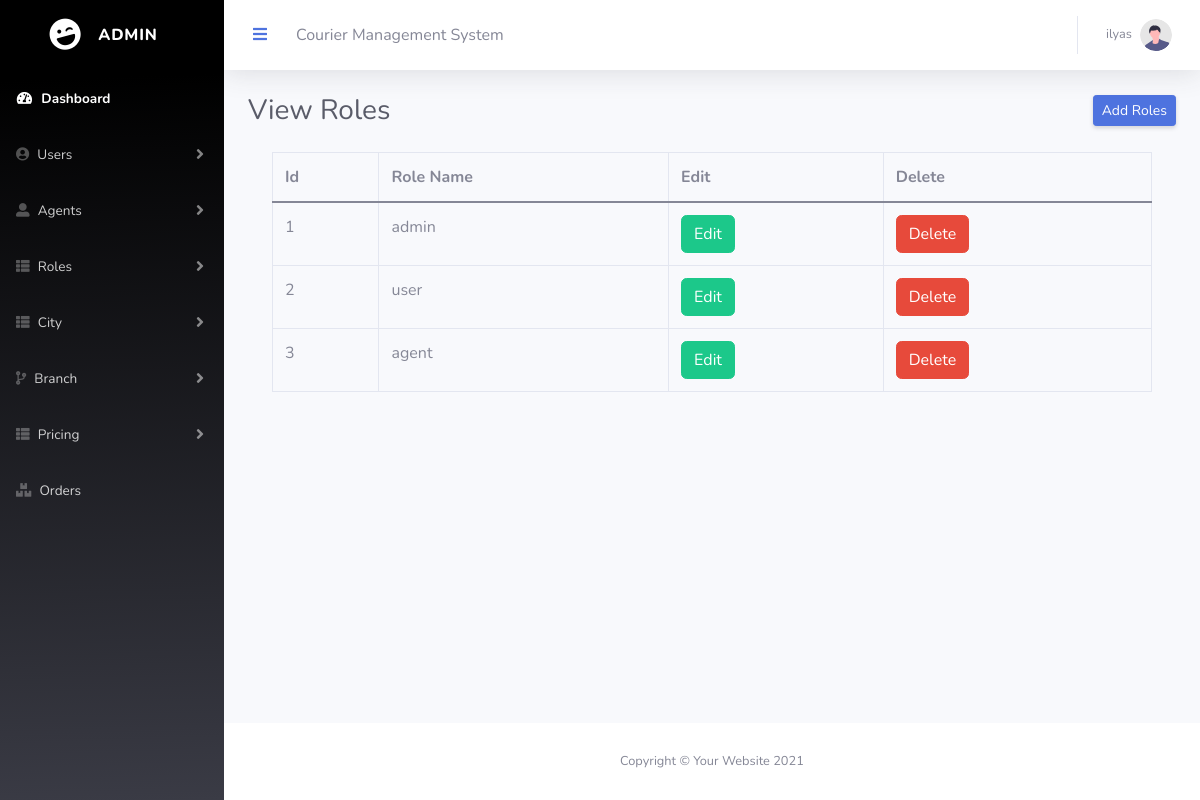
The app's page /Eproject/admin/rolelist.php (signed in) with its own data.
### tables this page shows
CREATE TABLE `tbl_role` (
  `r_id` int(11) NOT NULL,
  `r_name` varchar(50) NOT NULL,
  `status` int(11) NOT NULL
);

### Eproject/admin/rolelist.php (the view, shortened to what this page needs)
<?php
include('connection.php');
$select_q ='SELECT * FROM `tbl_role` WHERE status=0';
$run_q = mysqli_query($conn, $select_q);
?>
                <?php include('topbar.php')?>
                <div class="container-fluid">
                    <div class="d-sm-flex align-items-center justify-content-between mb-4">
                        <h1 class="h3 mb-0 text-gray-800">View Roles</h1>
                        <a href="roleadd.php" class="d-none d-sm-inline-block btn btn-sm btn-primary shadow-sm"> Add Roles</a>
                    </div>
<div class="container">
<table class="table table-bordered">
  <thead>
    <tr>
      <th>Id</th>
      <th>Role Name</th>
      <th>Edit</th>
      <th>Delete</th>
    </tr>
  </thead>
  <tbody>
    <?php while($row = mysqli_fetch_array($run_q)){?>
    <tr>
    <td><?php echo $row['r_id'];?></td>
      <td><?php echo $row['r_name'];?></td>
      <td><a href="editrole.php?id=<?php echo $row['r_id'];?>" class="btn btn-success">Edit</a></td>
      <td><a href="deleterole.php?id=<?php echo $row['r_id'];?>" class="btn btn-danger">Delete</a></td>
    </tr>
  <?php } ?>
  </tbody>
</table>
</div>
                </div>
            </div>
       <?php include('footer.php')?>

### records on screen
tbl_role: r_id "1", r_name "admin"
tbl_role: r_id "2", r_name "user"
tbl_role: r_id "3", r_name "agent"

### other values on screen
$_SESSION['user_name'] "ilyas"
